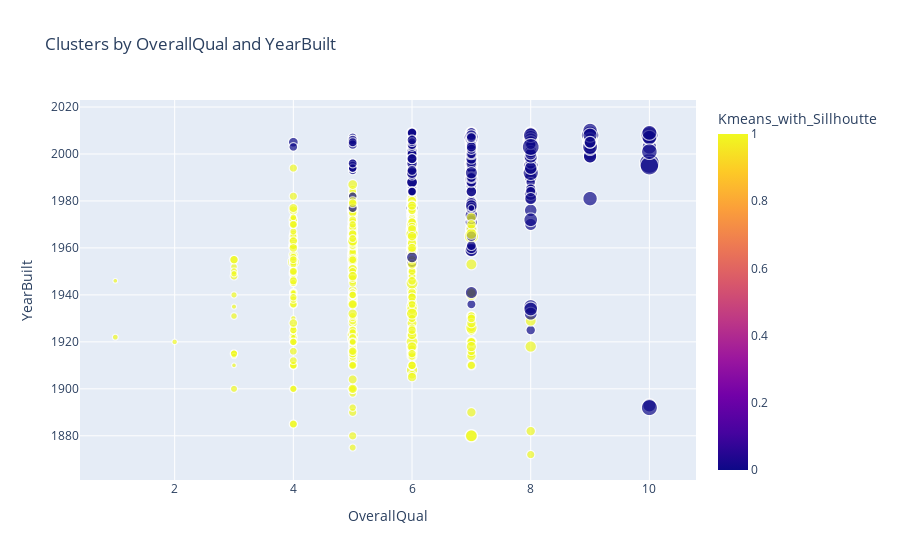

Source (notebook cell):
### Code cell
fig = px.scatter(
    data,
    x="OverallQual",
    y="YearBuilt",
    color="Kmeans_with_Sillhoutte",
    size="SalePrice",
    hover_data=["SalePrice"],
    title=f"Clusters by OverallQual and YearBuilt"
)
fig.show()

### Figure 1 — Plotly figure (JSON) as saved in the notebook; plotly's stock layout.template omitted (floating-point values rounded to 4 significant figures; data arrays with more than 128 entries replaced by an {"elided": "..."} marker saying what was removed)
{"data": [{"customdata": {"elided": "1168x1 int values"}, "hovertemplate": "OverallQual=%{x}<br>YearBuilt=%{y}<br>SalePrice=%{customdata[0]}<br>Kmeans_with_Sillhoutte=%{marker.color}<extra></extra>", "legendgroup": "", "marker": {"color": {"elided": "1168 int values"}, "coloraxis": "coloraxis", "size": {"elided": "1168 int values"}, "sizemode": "area", "sizeref": 1862.0, "symbol": "circle"}, "mode": "markers", "name": "", "showlegend": false, "type": "scattergl", "x": {"elided": "1168 int values"}, "xaxis": "x", "y": {"elided": "1168 int values"}, "yaxis": "y"}], "layout": {"coloraxis": {"colorbar": {"title": {"text": "Kmeans_with_Sillhoutte"}}, "colorscale": [[0, "#0d0887"], [0.1111, "#46039f"], [0.2222, "#7201a8"], [0.3333, "#9c179e"], [0.4444, "#bd3786"], [0.5556, "#d8576b"], [0.6667, "#ed7953"], [0.7778, "#fb9f3a"], [0.8889, "#fdca26"], [1, "#f0f921"]]}, "legend": {"itemsizing": "constant", "tracegroupgap": 0}, "title": {"text": "Clusters by OverallQual and YearBuilt"}, "xaxis": {"anchor": "y", "domain": [0, 1], "title": {"text": "OverallQual"}}, "yaxis": {"anchor": "x", "domain": [0, 1], "title": {"text": "YearBuilt"}}}}
